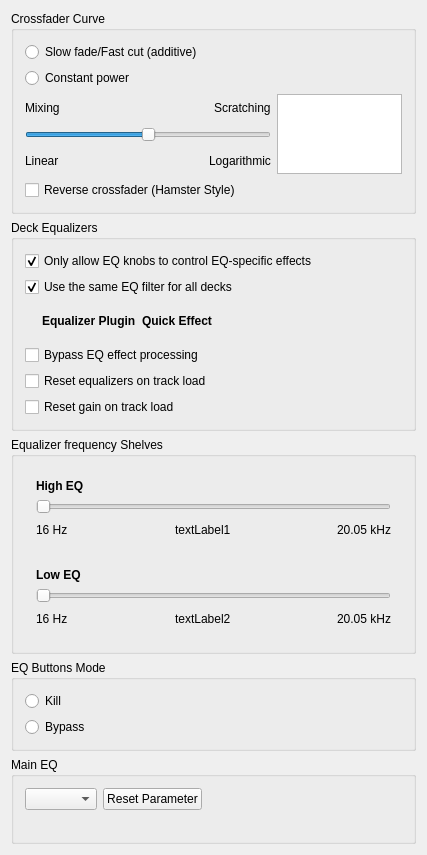
<?xml version="1.0" encoding="UTF-8"?>
<ui version="4.0">
 <class>DlgPrefMixerDlg</class>
 <widget class="QWidget" name="DlgPrefMixerDlg">
  <property name="geometry">
   <rect>
    <x>0</x>
    <y>0</y>
    <width>427</width>
    <height>333</height>
   </rect>
  </property>
  <property name="sizePolicy">
   <sizepolicy hsizetype="Expanding" vsizetype="Preferred">
    <horstretch>0</horstretch>
    <verstretch>0</verstretch>
   </sizepolicy>
  </property>
  <property name="windowTitle">
   <string>Crossfader Preferences</string>
  </property>
  <layout class="QVBoxLayout" name="verticalLayout_2">

   <item>
    <widget class="QGroupBox" name="groupBox">
     <property name="title">
      <string>Crossfader Curve</string>
     </property>
     <layout class="QVBoxLayout" name="verticalLayout">
      <item>
       <widget class="QRadioButton" name="radioButtonAdditive">
        <property name="sizePolicy">
         <sizepolicy hsizetype="Minimum" vsizetype="Fixed">
          <horstretch>0</horstretch>
          <verstretch>0</verstretch>
         </sizepolicy>
        </property>
        <property name="text">
         <string>Slow fade/Fast cut (additive)</string>
        </property>
       </widget>
      </item>
      <item>
       <widget class="QRadioButton" name="radioButtonConstantPower">
        <property name="text">
         <string>Constant power</string>
        </property>
       </widget>
      </item>
      <item>
       <layout class="QHBoxLayout">
        <item>
         <layout class="QVBoxLayout">
          <item>
           <layout class="QHBoxLayout">
            <item>
             <widget class="QLabel" name="label_xf_mixing">
              <property name="text">
               <string>Mixing</string>
              </property>
             </widget>
            </item>
            <item>
             <spacer>
              <property name="orientation">
               <enum>Qt::Horizontal</enum>
              </property>
              <property name="sizeHint" stdset="0">
               <size>
                <width>40</width>
                <height>20</height>
               </size>
              </property>
             </spacer>
            </item>
            <item>
             <widget class="QLabel" name="label_xf_scratching">
              <property name="text">
               <string>Scratching</string>
              </property>
             </widget>
            </item>
           </layout>
          </item>
          <item>
           <widget class="QSlider" name="SliderXFader">
            <property name="minimum">
             <number>0</number>
            </property>
            <property name="maximum">
             <number>100</number>
            </property>
            <property name="singleStep">
             <number>1</number>
            </property>
            <property name="pageStep">
             <number>1</number>
            </property>
            <property name="value">
             <number>50</number>
            </property>
            <property name="orientation">
             <enum>Qt::Horizontal</enum>
            </property>
            <property name="tickInterval">
             <number>5</number>
            </property>
           </widget>
          </item>
          <item>
           <layout class="QHBoxLayout">
            <item>
             <widget class="QLabel" name="label_linear">
              <property name="text">
               <string>Linear</string>
              </property>
              <property name="wordWrap">
               <bool>false</bool>
              </property>
             </widget>
            </item>
            <item>
             <spacer>
              <property name="orientation">
               <enum>Qt::Horizontal</enum>
              </property>
              <property name="sizeHint" stdset="0">
               <size>
                <width>40</width>
                <height>20</height>
               </size>
              </property>
             </spacer>
            </item>
            <item>
             <widget class="QLabel" name="label_logarithmic">
              <property name="text">
               <string>Logarithmic</string>
              </property>
              <property name="wordWrap">
               <bool>false</bool>
              </property>
             </widget>
            </item>
           </layout>
          </item>
         </layout>
        </item>
        <item>
         <widget class="QGraphicsView" name="graphicsViewXfader">
          <property name="sizePolicy">
           <sizepolicy hsizetype="Preferred" vsizetype="Preferred">
            <horstretch>0</horstretch>
            <verstretch>0</verstretch>
           </sizepolicy>
          </property>
          <property name="minimumSize">
           <size>
            <width>125</width>
            <height>80</height>
           </size>
          </property>
          <property name="maximumSize">
           <size>
            <width>125</width>
            <height>80</height>
           </size>
          </property>
          <property name="baseSize">
           <size>
            <width>300</width>
            <height>0</height>
           </size>
          </property>
          <property name="verticalScrollBarPolicy">
           <enum>Qt::ScrollBarAlwaysOff</enum>
          </property>
          <property name="horizontalScrollBarPolicy">
           <enum>Qt::ScrollBarAlwaysOff</enum>
          </property>
         </widget>
        </item>
       </layout>
      </item>
      <item>
       <widget class="QCheckBox" name="checkBoxReverse">
        <property name="sizePolicy">
         <sizepolicy hsizetype="Minimum" vsizetype="Fixed">
          <horstretch>0</horstretch>
          <verstretch>0</verstretch>
         </sizepolicy>
        </property>
        <property name="text">
         <string>Reverse crossfader (Hamster Style)</string>
        </property>
       </widget>
      </item>
     </layout>
    </widget>
   </item>

   <item>
    <widget class="QGroupBox" name="DeckEqualizerOptions">
     <property name="title">
      <string>Deck Equalizers</string>
     </property>
     <layout class="QVBoxLayout" name="DeckEqualizerCheckboxes" stretch="0,0,0,0">
      <item>
       <widget class="QCheckBox" name="CheckBoxEqOnly">
        <property name="text">
         <string>Only allow EQ knobs to control EQ-specific effects</string>
        </property>
         <property name="checked">
         <bool>true</bool>
        </property>
        <property name="toolTip">
         <string>Uncheck to allow any effect to be loaded into the EQ knobs.</string>
        </property>
       </widget>
      </item>
      <item>
       <widget class="QCheckBox" name="CheckBoxSingleEqEffect">
        <property name="text">
         <string>Use the same EQ filter for all decks</string>
        </property>
        <property name="checked">
         <bool>true</bool>
        </property>
        <property name="toolTip">
         <string>Uncheck to allow different decks to use different EQ effects.</string>
        </property>
       </widget>
      </item>
      <item>
       <widget class="QWidget" name="GridWidgetDecks" native="true">
        <layout class="QGridLayout" name="gridLayout_3">
         <item row="0" column="0">
          <widget class="QWidget" name="widget" native="true"/>
         </item>
         <item row="0" column="1">
          <widget class="QLabel" name="label_eq_plugin">
           <property name="font">
            <font>
             <weight>75</weight>
             <bold>true</bold>
            </font>
           </property>
           <property name="text">
            <string>Equalizer Plugin</string>
           </property>
           <property name="leftMargin">
            <number>3</number>
           </property>
          </widget>
         </item>
         <item row="0" column="2">
          <widget class="QLabel" name="label_quickeffect">
           <property name="font">
            <font>
             <weight>75</weight>
             <bold>true</bold>
            </font>
           </property>
           <property name="leftMargin">
            <number>3</number>
           </property>
           <property name="text">
            <string>Quick Effect</string>
           </property>
          </widget>
         </item>
         <item row="0" column="3">
          <spacer name="horizontalSpacer">
           <property name="orientation">
            <enum>Qt::Horizontal</enum>
           </property>
           <property name="sizeHint" stdset="0">
            <size>
             <width>40</width>
             <height>5</height>
            </size>
           </property>
          </spacer>
         </item>
        </layout>
       </widget>
      </item>

      <item>
       <widget class="QCheckBox" name="CheckBoxBypass">
        <property name="text">
         <string>Bypass EQ effect processing</string>
        </property>
        <property name="toolTip">
         <string>When checked, EQs are not processed, improving performance on slower computers.</string>
        </property>
       </widget>
      </item>

      <item>
       <widget class="QCheckBox" name="CheckBoxEqAutoReset">
        <property name="toolTip">
         <string>Resets the equalizers to their default values when loading a track.</string>
        </property>
        <property name="text">
         <string>Reset equalizers on track load</string>
        </property>
       </widget>
      </item>

      <item>
       <widget class="QCheckBox" name="CheckBoxGainAutoReset">
        <property name="toolTip">
         <string>Resets the deck gain to unity when loading a track.</string>
        </property>
        <property name="text">
         <string>Reset gain on track load</string>
        </property>
       </widget>
      </item>

     </layout>
    </widget>
   </item>

   <item>
    <widget class="QGroupBox" name="GroupEQSliders">
     <property name="title">
      <string>Equalizer frequency Shelves</string>
     </property>
     <layout class="QVBoxLayout" name="vBoxLayout_1">

      <item>
       <widget class="QWidget" name="GroupHiEQ" native="true">
        <layout class="QVBoxLayout" name="vBoxLayout_2">

         <item>
          <widget class="QLabel" name="label_highshelf">
           <property name="text">
            <string>High EQ</string>
           </property>
           <property name="font">
            <font>
             <weight>75</weight>
             <bold>true</bold>
            </font>
           </property>
           <property name="wordWrap">
            <bool>false</bool>
           </property>
          </widget>
         </item>

         <item>
          <widget class="QSlider" name="SliderHiEQ">
           <property name="minimum">
            <number>80</number>
           </property>
           <property name="maximum">
            <number>480</number>
           </property>
           <property name="singleStep">
            <number>1</number>
           </property>
           <property name="pageStep">
            <number>1</number>
           </property>
           <property name="value">
            <number>80</number>
           </property>
           <property name="orientation">
            <enum>Qt::Horizontal</enum>
           </property>
           <property name="tickInterval">
            <number>5</number>
           </property>
          </widget>
         </item>

         <item>
          <layout class="QHBoxLayout" name="sliderHiEQ_labels">
           <item>
            <widget class="QLabel" name="label_16hz">
             <property name="text">
              <string>16 Hz</string>
             </property>
             <property name="wordWrap">
              <bool>false</bool>
             </property>
            </widget>
           </item>
           <item>
            <spacer>
             <property name="orientation">
              <enum>Qt::Horizontal</enum>
             </property>
             <property name="sizeHint" stdset="0">
              <size>
               <width>40</width>
               <height>20</height>
              </size>
             </property>
            </spacer>
           </item>
           <item>
            <widget class="QLabel" name="TextHiEQ">
             <property name="text">
              <string notr="true">textLabel1</string>
             </property>
             <property name="wordWrap">
              <bool>false</bool>
             </property>
             <property name="buddy">
              <cstring>SliderHiEQ</cstring>
             </property>
            </widget>
           </item>
           <item>
            <spacer>
             <property name="orientation">
              <enum>Qt::Horizontal</enum>
             </property>
             <property name="sizeHint" stdset="0">
              <size>
               <width>40</width>
               <height>20</height>
              </size>
             </property>
            </spacer>
           </item>
           <item>
            <widget class="QLabel" name="label_20khz">
             <property name="text">
              <string>20.05 kHz</string>
             </property>
             <property name="wordWrap">
              <bool>false</bool>
             </property>
            </widget>
           </item>
          </layout>
         </item>

        </layout>
       </widget>
      </item>

      <item>
       <widget class="QWidget" name="GroupLoEQ" native="true">
        <layout class="QVBoxLayout" name="vBoxLayout_3">

         <item>
          <widget class="QLabel" name="label_lowshelf">
           <property name="text">
            <string>Low EQ</string>
           </property>
           <property name="font">
            <font>
             <weight>75</weight>
             <bold>true</bold>
            </font>
           </property>
           <property name="wordWrap">
            <bool>false</bool>
           </property>
          </widget>
         </item>

         <item>
          <widget class="QSlider" name="SliderLoEQ">
           <property name="minimum">
            <number>80</number>
           </property>
           <property name="maximum">
            <number>480</number>
           </property>
           <property name="singleStep">
            <number>1</number>
           </property>
           <property name="pageStep">
            <number>1</number>
           </property>
           <property name="value">
            <number>80</number>
           </property>
           <property name="orientation">
            <enum>Qt::Horizontal</enum>
           </property>
           <property name="tickInterval">
            <number>5</number>
           </property>
          </widget>
         </item>

         <item>
          <layout class="QHBoxLayout" name="sliderLoEQ_labels">
           <item>
            <widget class="QLabel" name="label_16hz_lo">
             <property name="text">
              <string>16 Hz</string>
             </property>
             <property name="wordWrap">
              <bool>false</bool>
             </property>
            </widget>
           </item>
           <item>
            <spacer>
             <property name="orientation">
              <enum>Qt::Horizontal</enum>
             </property>
             <property name="sizeHint" stdset="0">
              <size>
               <width>40</width>
               <height>20</height>
              </size>
             </property>
            </spacer>
           </item>
           <item>
            <widget class="QLabel" name="TextLoEQ">
             <property name="text">
              <string notr="true">textLabel2</string>
             </property>
             <property name="wordWrap">
              <bool>false</bool>
             </property>
             <property name="buddy">
              <cstring>SliderLoEQ</cstring>
             </property>
            </widget>
           </item>
           <item>
            <spacer>
             <property name="orientation">
              <enum>Qt::Horizontal</enum>
             </property>
             <property name="sizeHint" stdset="0">
              <size>
               <width>40</width>
               <height>20</height>
              </size>
             </property>
            </spacer>
           </item>
           <item>
            <widget class="QLabel" name="label_20khz_lo">
             <property name="text">
              <string>20.05 kHz</string>
             </property>
             <property name="wordWrap">
              <bool>false</bool>
             </property>
            </widget>
           </item>
          </layout>
         </item>

        </layout>
       </widget>
      </item>

     </layout>
    </widget>
   </item>

   <item>
     <widget class="QGroupBox" name="GroupBoxEQButtonMode">
      <property name="title">
       <string>EQ Buttons Mode</string>
      </property>
      <layout class="QGridLayout" name="gridLayout">
       <item row="0" column="0" colspan="2">
        <layout class="QVBoxLayout">
         <item>
          <widget class="QRadioButton" name="radioButtonKillMode">
           <property name="text">
            <string>Kill</string>
           </property>
           <attribute name="buttonGroup">
            <string notr="true">eqButtonModebuttonGroup</string>
           </attribute>
          </widget>
         </item>
         <item>
          <widget class="QRadioButton" name="radioButtonBypassMode">
           <property name="text">
            <string>Bypass</string>
           </property>
           <attribute name="buttonGroup">
            <string notr="true">eqButtonModebuttonGroup</string>
           </attribute>
          </widget>
         </item>
        </layout>
       </item>
      </layout>
     </widget>
   </item>

   <item>
    <widget class="QGroupBox" name="MainMainEQ">
     <property name="title">
      <string>Main EQ</string>
     </property>
     <layout class="QVBoxLayout" name="verticalLayout_3">
      <item>
       <layout class="QHBoxLayout" name="horizontalLayout_2">
        <item>
         <widget class="QComboBox" name="comboBoxMainEq"/>
        </item>
        <item>
         <widget class="QPushButton" name="pbResetMainEq">
          <property name="text">
           <string>Reset Parameter</string>
          </property>
         </widget>
        </item>
        <item>
         <spacer name="horizontalSpacer_2">
          <property name="orientation">
           <enum>Qt::Horizontal</enum>
          </property>
          <property name="sizeHint" stdset="0">
           <size>
            <width>40</width>
            <height>20</height>
           </size>
          </property>
         </spacer>
        </item>
       </layout>
      </item>
      <item>
       <layout class="QHBoxLayout" name="horizontalLayout">
        <item>
         <layout class="QGridLayout" name="slidersGridLayout"/>
        </item>
        <item>
         <spacer name="horizontalSpacer_3">
          <property name="orientation">
           <enum>Qt::Horizontal</enum>
          </property>
          <property name="sizeHint" stdset="0">
           <size>
            <width>40</width>
            <height>20</height>
           </size>
          </property>
         </spacer>
        </item>
       </layout>
      </item>
     </layout>
    </widget>
   </item>

   <item>
    <spacer>
     <property name="orientation">
      <enum>Qt::Vertical</enum>
     </property>
     <property name="sizeHint" stdset="0">
      <size>
       <width>20</width>
       <height>40</height>
      </size>
     </property>
    </spacer>
   </item>

  </layout>
 </widget>
 <layoutdefault spacing="6" margin="11"/>
 <tabstops>
  <tabstop>radioButtonAdditive</tabstop>
  <tabstop>radioButtonConstantPower</tabstop>
  <tabstop>SliderXFader</tabstop>
  <tabstop>checkBoxReverse</tabstop>
  <tabstop>CheckBoxEqOnly</tabstop>
  <tabstop>CheckBoxSingleEqEffect</tabstop>
  <!-- TODO(ronso0)
      Dynamically add Eq / Quick Effect comboboxes -->
  <tabstop>SliderHiEQ</tabstop>
  <tabstop>SliderLoEQ</tabstop>
  <tabstop>CheckBoxEqAutoReset</tabstop>
  <tabstop>CheckBoxGainAutoReset</tabstop>
  <tabstop>CheckBoxBypass</tabstop>
  <tabstop>comboBoxMainEq</tabstop>
  <tabstop>pbResetMainEq</tabstop>
  <!-- TODO(ronso0)
      Dynamically add Main EQ sliders -->
 </tabstops>
 <resources/>
 <connections/>
 <buttongroups>
   <buttongroup name="eqButtonModebuttonGroup"/>
  </buttongroups>
</ui>
